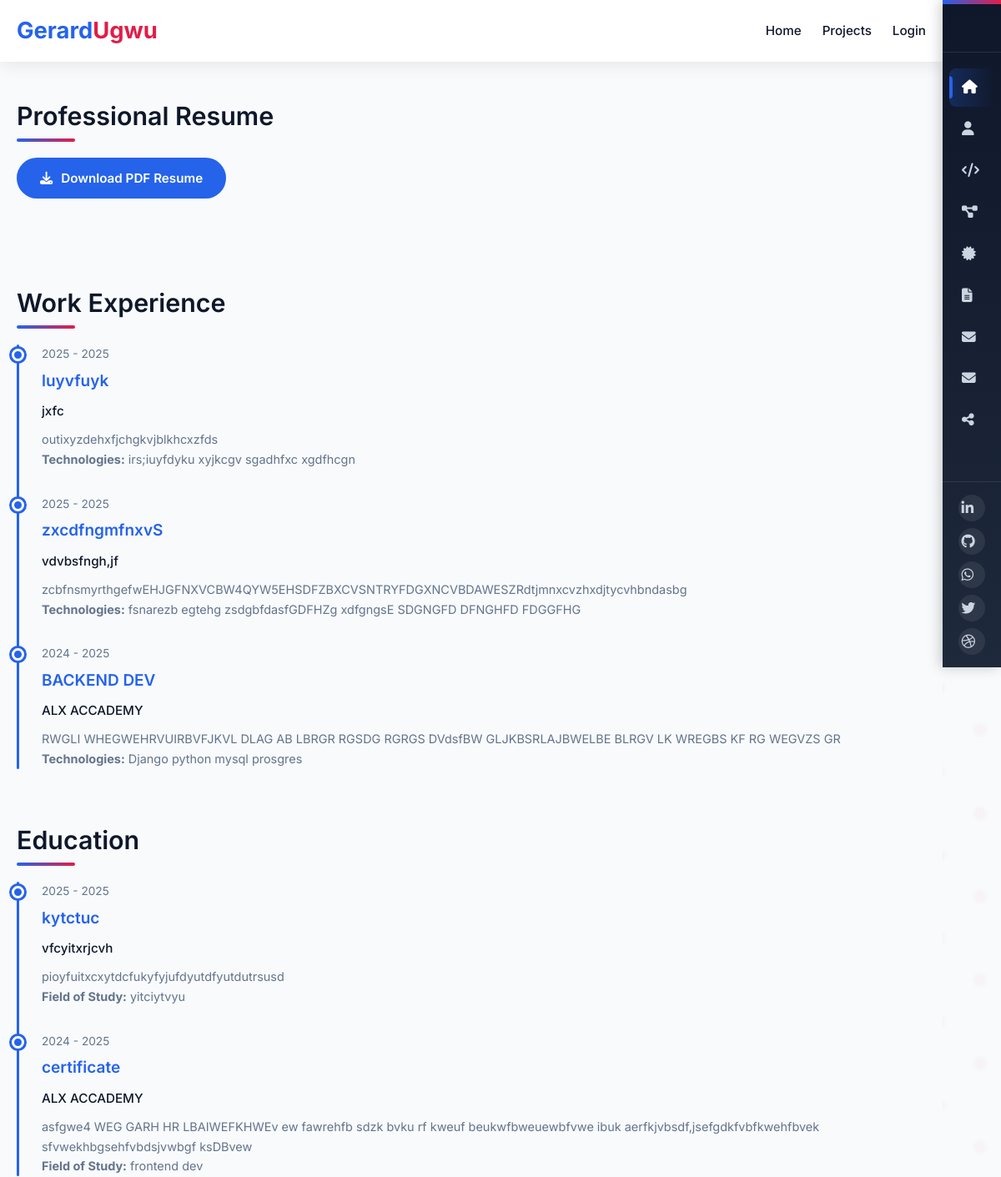
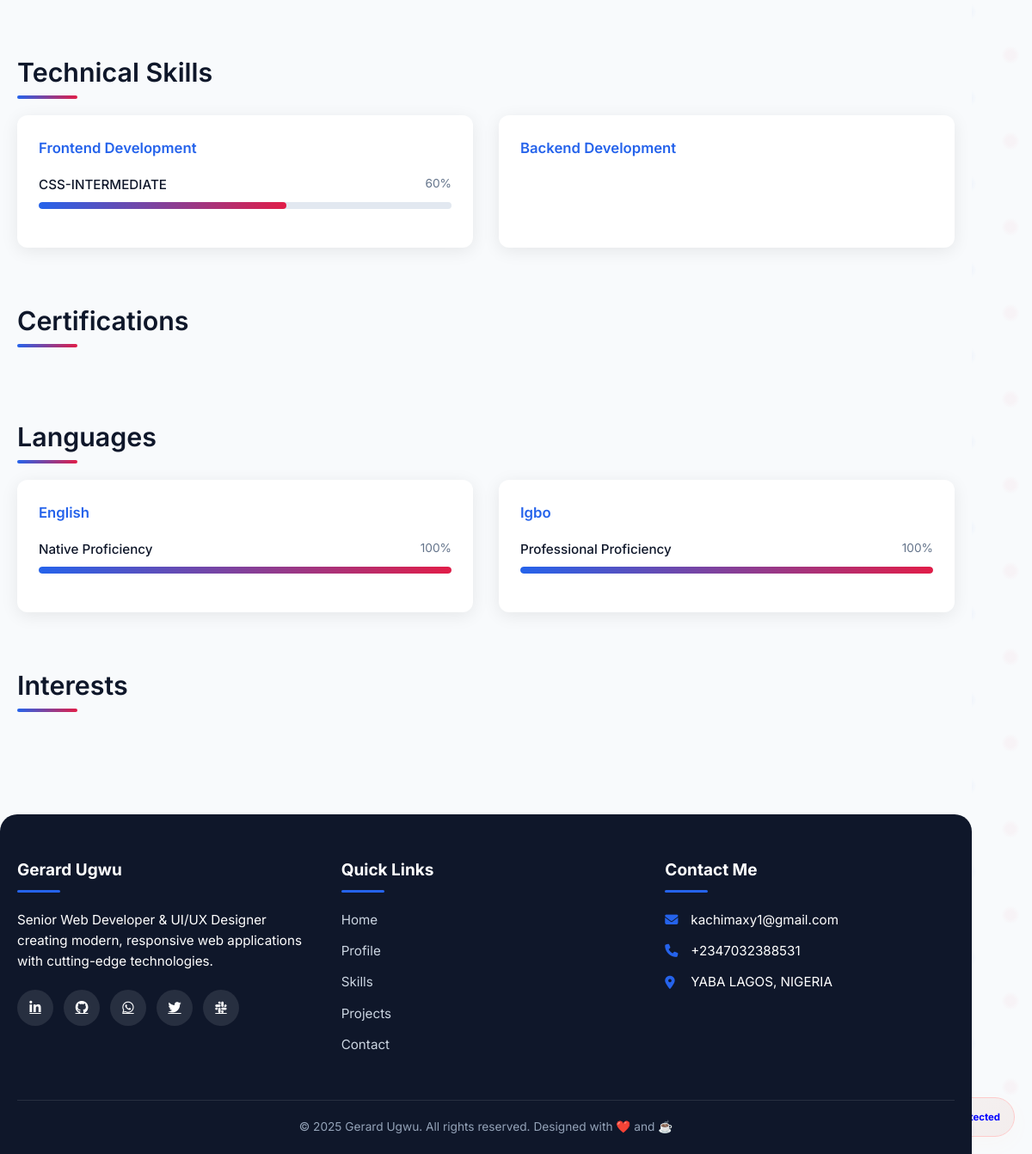
Screenshot of /resume/ with the database file from the repository (2 pictures, top to bottom).
### myapp/models.py (models this page shows, shortened)
class ProfessionalExperience(models.Model):
    profile = models.ForeignKey(Profile, on_delete=models.CASCADE, related_name='experiences')
    company = models.CharField(max_length=255)
    position = models.CharField(max_length=255)
    start_date = models.DateField()
    end_date = models.DateField(null=True, blank=True)
    description = models.TextField()
    technologies = models.TextField(blank=True)
    order = models.PositiveSmallIntegerField(default=0)
    class Meta:
        ordering = ['-end_date', 'order']

class Education(models.Model):
    profile = models.ForeignKey(Profile, on_delete=models.CASCADE, related_name='educations')
    institution = models.CharField(max_length=255)
    degree = models.CharField(max_length=255)
    field_of_study = models.CharField(max_length=255, blank=True)
    start_date = models.DateField()
    end_date = models.DateField(null=True, blank=True)
    description = models.TextField()
    order = models.PositiveSmallIntegerField(default=0)
    class Meta:
        ordering = ['-end_date', 'order']

class Skill(models.Model):
    title = models.CharField(max_length=50, default="Programming Languages")
    category = models.CharField(max_length=20, choices=SkillCategory.choices)
    icon_class = models.CharField(
        max_length=50,
        default="fab fa-code",
        help_text="FontAwesome class, e.g. 'fab fa-js'"
    )
    description = models.TextField()
    level = models.CharField(
        max_length=20,
        default="Beginner",
        choices=[
            ("Beginner", "Beginner"),
            ("Intermediate", "Intermediate"),
            ("Advanced", "Advanced"),
            ("Expert", "Expert"),
        ]
    )
    rating = models.PositiveSmallIntegerField(default=5)
    tags = models.TextField(
        blank=True,
        help_text="Comma-separated list of tags"
    )
    order = models.PositiveSmallIntegerField(default=0)
    class Meta:
        ordering = ["category", "order"]

### myapp/views.py (the view)
# urls.py: path('resume/', views.resume_view, name='resume'),
def resume_view(request):
    resume = Resume.objects.first()
    experiences = ProfessionalExperience.objects.all().order_by('-start_date')
    educations = Education.objects.all().order_by('-start_date')
    frontend_skills = Skill.objects.filter(category='FRONTEND')
    backend_skills = Skill.objects.filter(category='BACKEND')
    certificates = Certificate.objects.all().order_by('-issue_date')
    languages = [
        {'name': 'English', 'proficiency': 'Native Proficiency', 'percentage': 100},
        {'name': 'Igbo', 'proficiency': 'Professional Proficiency', 'percentage': 100},
    ]
    interests = BackgroundInterest.objects.filter(category='personal')
    context = {
        'resume': resume,
        'experiences': experiences,
        'educations': educations,
        'frontend_skills': frontend_skills,
        'backend_skills': backend_skills,
        'certificates': certificates,
        'languages': languages,
        'interests': interests,
    }
    return render(request, 'main/resume.html', context)

### myapp/templatetags/custom_filters.py (called while the page is built)
@register.filter
def multiply(value, arg):
    try:
        return int(value) * int(arg)
    except (ValueError, TypeError):
        return 0

### myapp/templates/main/resume.html (shortened to what this page needs)
{% extends "base.html" %}
{% load static %}
{% load custom_filters %}
{% block main %}
<div class="resume-wrapper">
  <section>
    <h2 class="section-title">Professional Resume</h2>
    <a href="#" class="download-btn">
      <i class="fas fa-download"></i> Download PDF Resume
    </a>
  </section>
  <section>
    <h3 class="section-title">Work Experience</h3>
    <div class="timeline">
      {% for experience in experiences %}
      <div class="timeline-item">
        <div class="timeline-dot"></div>
        <div class="timeline-date">
          {{ experience.start_date|date:"Y" }} -
          {% if experience.end_date %}{{ experience.end_date|date:"Y" }}{% else %}Present{% endif %}
        </div>
        <h4 class="timeline-title">{{ experience.position }}</h4>
        <div class="timeline-subtitle">{{ experience.company }}</div>
        <div class="timeline-description">
          <p>{{ experience.description }}</p>
          {% if experience.technologies %}
          <p><strong>Technologies:</strong> {{ experience.technologies }}</p>
          {% endif %}
        </div>
      </div>
      {% endfor %}
    </div>
  </section>
  <section>
    <h3 class="section-title">Education</h3>
    <div class="timeline">
      {% for education in educations %}
      <div class="timeline-item">
        <div class="timeline-dot"></div>
        <div class="timeline-date">
          {{ education.start_date|date:"Y" }} -
          {% if education.end_date %}{{ education.end_date|date:"Y" }}{% else %}Present{% endif %}
        </div>
        <h4 class="timeline-title">{{ education.degree }}</h4>
        <div class="timeline-subtitle">{{ education.institution }}</div>
        <div class="timeline-description">
          <p>{{ education.description }}</p>
          {% if education.field_of_study %}
          <p><strong>Field of Study:</strong> {{ education.field_of_study }}</p>
          {% endif %}
        </div>
      </div>
      {% endfor %}
    </div>
  </section>
  <section>
    <h3 class="section-title">Technical Skills</h3>
    <div class="two-column-grid">
      <div class="info-card">
        <h4>Frontend Development</h4>
        {% for skill in frontend_skills %}
        <div class="skill-item">
          <div class="skill-header">
            <span class="skill-name">{{ skill.title }}</span>
            <span class="skill-percentage">{{ skill.rating|multiply:20 }}%</span>
          </div>
          <div class="progress-bar">
            <div class="progress-fill" style="width: {{ skill.rating|multiply:20 }}%"></div>
          </div>
        </div>
        {% endfor %}
      </div>
      <div class="info-card">
        <h4>Backend Development</h4>
      </div>
    </div>
  </section>
  <section>
    <h3 class="section-title">Certifications</h3>
  </section>
  <section>
    <h3 class="section-title">Languages</h3>
    <div class="two-column-grid">
      {% for language in languages %}
      <div class="info-card">
        <h4>{{ language.name }}</h4>
        <div class="skill-item">
          <div class="skill-header">
            <span class="skill-name">{{ language.proficiency }}</span>
            <span class="skill-percentage">{{ language.percentage }}%</span>
          </div>
          <div class="progress-bar">
            <div class="progress-fill" style="width: {{ language.percentage }}%"></div>
          </div>
        </div>
      </div>
      {% endfor %}
    </div>
  </section>
  <section>
    <h3 class="section-title">Interests</h3>
  </section>
</div>
{% endblock %}

### myapp/templates/base.html (style rules this page uses)
:root { --font: 'Inter', 'Segoe UI', Tahoma, Geneva, Verdana, sans-serif; }
:root { --bg: #f8fafc; --bg-card: #ffffff; --text: #0f172a; --text-muted: #64748b; --border: #e2e8f0; --primary: #2563eb; --accent: #e11d48; --hero-gradient: linear-gradient(135deg, #2563eb, #e11d48); --shadow: 0 4px 20px rgba(0, 0, 0, 0.08); --text-primary: var(--primary); --text-accent: var(--accent); --text-light: #0f172a; --card-bg: #ffffff; --card-border: #e2e8f0; --card-shadow: 0 4px 20px rgba(0, 0, 0, 0.08); --btn-primary-bg: var(--primary); --btn-primary-hover: var(--primary-dark); --btn-outline-bg: transparent; --btn-outline-border: var(--primary); --input-bg: #f8fafc; --input-border: #e2e8f0; --input-focus: var(--primary); --alert-bg: #fff3cd; --alert-border: #faebbd; --nav-bg: #ffffff; --nav-text: var(--text); --nav-active: var(--primary); }
body { background: var(--bg); color: var(--text); transition: background .3s, color .3s; }
html { font-size: 90%; scroll-behavior: smooth; }
* { margin: 0; padding: 0; box-sizing: border-box; font-family: 'Inter', 'Segoe UI', Tahoma, Geneva, Verdana, sans-serif; }
:root { --primary: #2563eb; --primary-dark: #1d4ed8; --accent: #e11d48; --accent-dark: #be123c; --dark: #0f172a; --dark-light: #1e293b; --light: #f8fafc; --gray: #64748b; --light-gray: #e2e8f0; --border-radius: 12px; --border-radius-sm: 8px; --shadow: 0 4px 20px rgba(0, 0, 0, 0.08); --shadow-md: 0 6px 25px rgba(0, 0, 0, 0.1); --transition: all 0.3s ease; }
body { background-color: var(--light); color: var(--dark); line-height: 1.6; overflow-x: hidden; }
@media (min-width: 1200px) { html { font-size: 95%; } }

### rows the page displays
ProfessionalExperience: start_date "2025", end_date "2025", position "luyvfuyk", company "jxfc", description "outixyzdehxfjchgkvjblkhcxzfds", technologies "irs;iuyfdyku xyjkcgv sgadhfxc xgdfhcgn"
ProfessionalExperience: start_date "2025", end_date "2025", position "zxcdfngmfnxvS", company "vdvbsfngh,jf", description "zcbfnsmyrthgefwEHJGFNXVCBW4QYW5EHSDFZBXCVSNTRYFDGXNCVBDAWESZRdtjmnxcvzhxdjtycvhbndasbg", technologies "fsnarezb egtehg zsdgbfdasfGDFHZg xdfgngsE SDGNGFD DFNGHFD FDGGFHG"
ProfessionalExperience: start_date "2024", end_date "2025", position "BACKEND DEV", company "ALX ACCADEMY", description "RWGLI WHEGWEHRVUIRBVFJKVL DLAG AB LBRGR RGSDG RGRGS DVdsfBW GLJKBSRLAJBWELBE BLRGV LK WREGBS KF RG WEGVZS GR", technologies "Django python mysql prosgres"
Education: start_date "2025", end_date "2025", degree "kytctuc", institution "vfcyitxrjcvh", description "pioyfuitxcxytdcfukyfyjufdyutdfyutdutrsusd", field_of_study "yitciytvyu"
Education: start_date "2024", end_date "2025", degree "certificate", institution "ALX ACCADEMY", description "asfgwe4 WEG GARH HR LBAIWEFKHWEv ew fawrehfb sdzk bvku rf kweuf beukwfbweuewbfvwe ibuk aerfkjvbsdf,jsefgdkfvbfkwehfbvek sfvwekhbgsehfvbdsjvwbgf ksDBvew", field_of_study "frontend dev"
Skill: title "CSS-INTERMEDIATE", rating|multiply "60"

### other values shown
{{ language.name }} "English" "Igbo"
{{ language.proficiency }} "Native Proficiency" "Professional Proficiency"
{{ language.percentage }} "100" "100"
